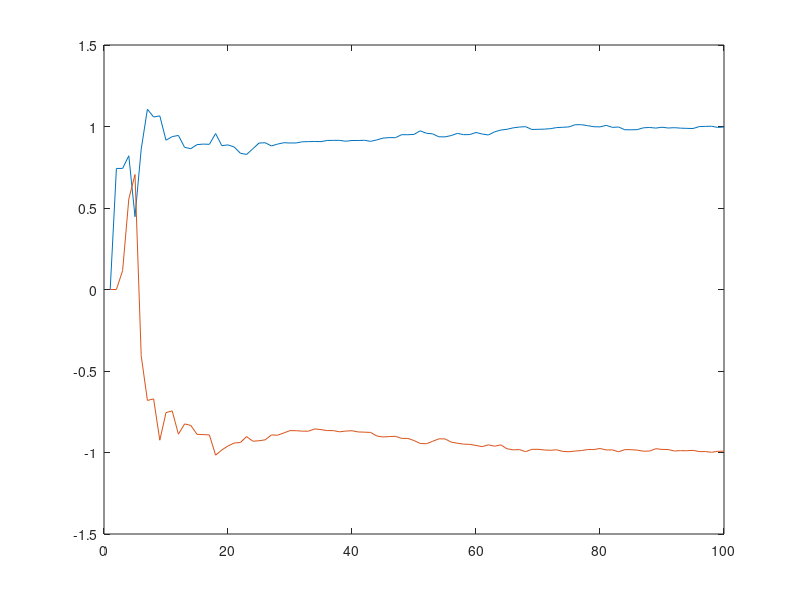

Source code (MATLAB):
clc
clear all
close all

%% parameter
M=2;
L=100;
b=1;
a=[1 -0.975 0.95];
sigma_v_2=0.0731;

v=randn(1,L);
z=filtic(b,a,[0 0]);
u=filter(b,a,v,z);

J_min=0.005;

%%
u1=[zeros(1,M-1) u];
U=zeros(M,L);
for nn=1:L
    U(:,nn)=u1(M-1+nn:-1:nn);
end
w=zeros(1,M).';

%% kalman
Q_2=J_min;
P=eye(M);
x_est=zeros(M,L);
z=u(2:end);
for nn=1:L-1
  C=U(:,nn).';    
  A=C*P*C'+Q_2;
  K=P*C'*inv(A);
  alpha=z(nn)-C*x_est(:,nn);
  x_est(:,nn+1)=x_est(:,nn)+K*alpha;
  P=(eye(M)-K*C)*P;
end


figure
plot(x_est(1,:))
hold on
plot(x_est(2,:))
